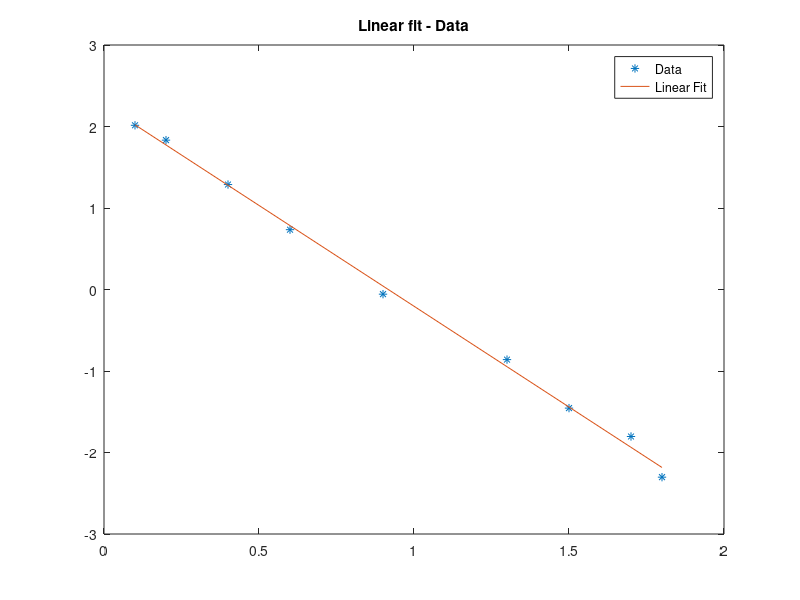
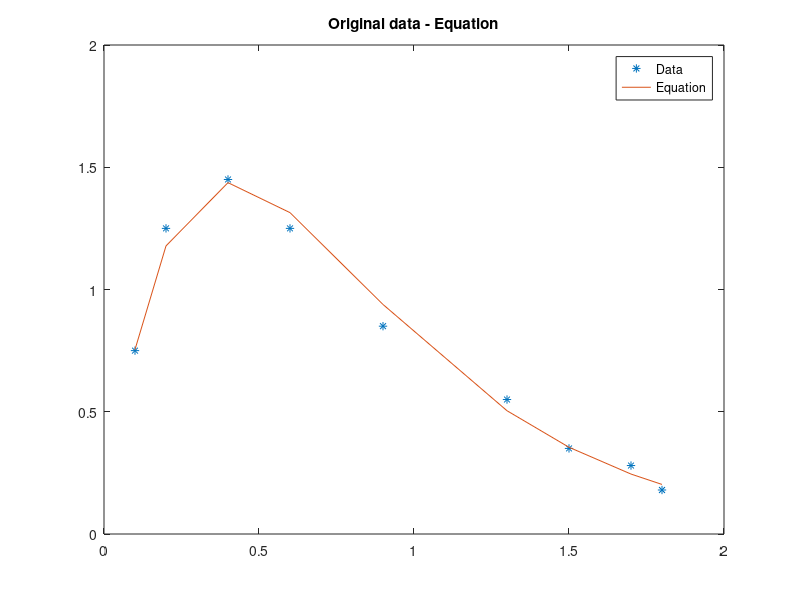

The MATLAB script that drew these images, in order:
%Rohit Thirumala
%21036098
clc
clear all
x = [0.1,0.2,0.4,0.6,0.9,1.3,1.5,1.7,1.8];
y = [0.75,1.25,1.45,1.25,0.85,0.55,0.35,0.28,0.18];


yreg = log(y./x);

p = polyfit(x,yreg,1);
a = exp(p(2));
b = p(1);

polyval(p,x);
l = log(a+b*x);
figure(1)

plot(x,yreg,"*",x,polyval(p,x))
title("Linear fit - Data")
legend("Data", "Linear Fit")
figure(2)

plot(x,y,"*", x,a.*x.*exp(b.*x))
title("Original data - Equation")
legend("Data","Equation")